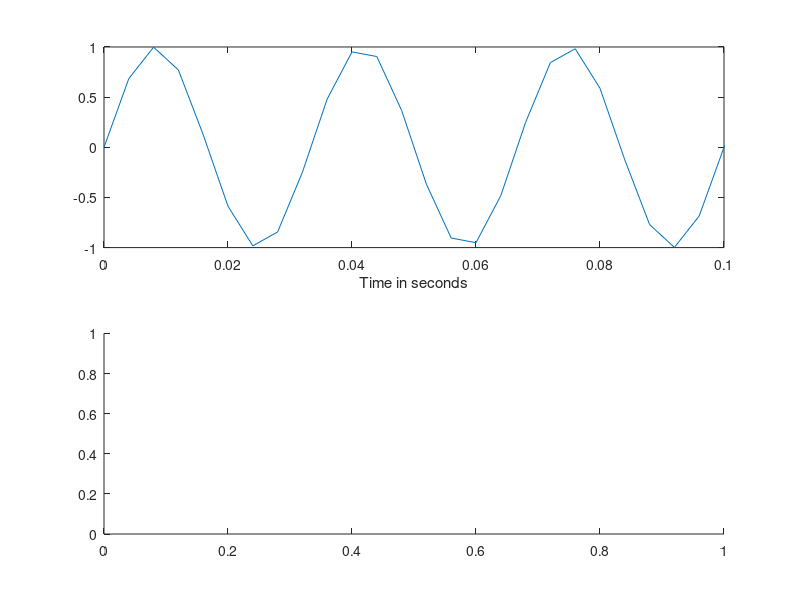

Reproduce this figure in MATLAB. (Note: this script raises an error after producing the figure.)
function [s,t] = mysin(Freq,Amp,Fs,Pnt)
%MYSIN - Get power spectrum of data dat and rate fs
% [s,t] = MYSIN(Freq,Amp,Fs,Pnt) is to quickly get the spectral power of
% dat. It returns only the amplitude and the frequencies.
% NKL, 04.04.04
  
if nargin < 4,
  Pnt = 80000;       % Sample so many points
end;

if nargin < 3,
  Fs = 250;         % 250Hz
  fprintf('Default N-Points %d, Sampling Rate: %dHz\n',Pnt,Fs);
end;

if nargin < 2,
  Amp = 1;          % Default amplitude 1
end;

if nargin < 1,
  Freq = 30;         % 4Hz
end;

dt = 1/Fs;
time = [0:Pnt-1] * dt;
time = time(:);
s = sin(2*pi*Freq*time);
s = s(:);

if nargout > 1,
  t = time;
end;

if ~nargout,
  T = 1/Freq;
  subplot(2,1,1);
  plot(time,s);
  set(gca,'xlim',[0 3*T]);
  xlabel('Time in seconds');
  subplot(2,1,2);
  myfft(s,Fs,'stem');
  xlabel('Frequency in Hz');
  set(gca,'xlim',[Freq-Freq/10 Freq+Freq/10]);
end;


